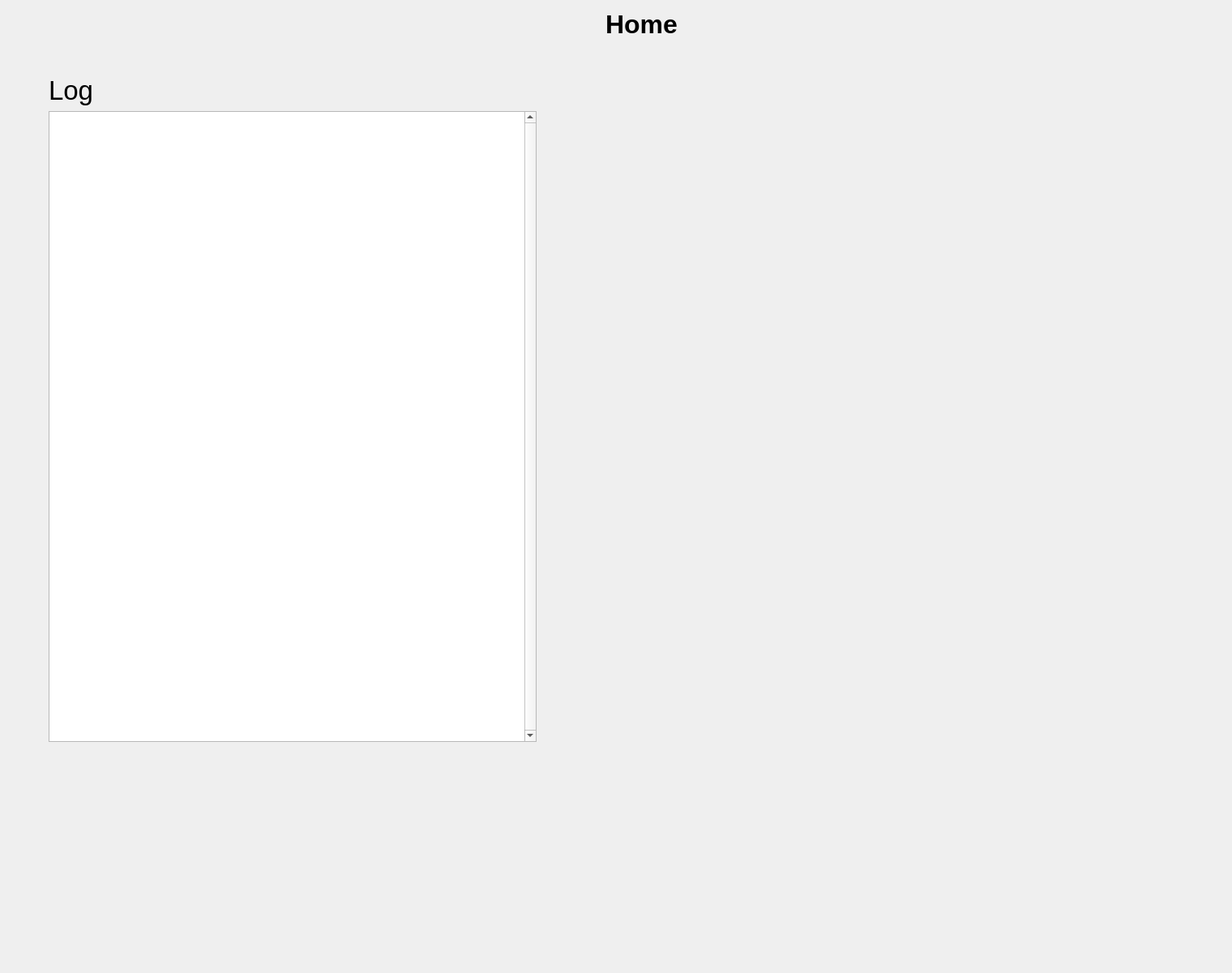
       <widget class="QWidget" name="homePage">
        <property name="minimumSize">
         <size>
          <width>1520</width>
          <height>1200</height>
         </size>
        </property>
        <property name="maximumSize">
         <size>
          <width>1520</width>
          <height>1200</height>
         </size>
        </property>
        <widget class="QWidget" name="homePageHeader" native="true">
         <property name="geometry">
          <rect>
           <x>0</x>
           <y>0</y>
           <width>1520</width>
           <height>60</height>
          </rect>
         </property>
         <property name="minimumSize">
          <size>
           <width>1520</width>
           <height>60</height>
          </size>
         </property>
         <property name="maximumSize">
          <size>
           <width>1520</width>
           <height>60</height>
          </size>
         </property>
         <layout class="QHBoxLayout" name="horizontalLayout_2">
          <item>
           <spacer name="horizontalSpacer_3">
            <property name="orientation">
             <enum>Qt::Horizontal</enum>
            </property>
            <property name="sizeHint" stdset="0">
             <size>
              <width>747</width>
              <height>20</height>
             </size>
            </property>
           </spacer>
          </item>
          <item>
           <widget class="QLabel" name="label_2">
            <property name="minimumSize">
             <size>
              <width>90</width>
              <height>40</height>
             </size>
            </property>
            <property name="maximumSize">
             <size>
              <width>90</width>
              <height>40</height>
             </size>
            </property>
            <property name="font">
             <font>
              <pointsize>24</pointsize>
              <weight>75</weight>
              <bold>true</bold>
             </font>
            </property>
            <property name="text">
             <string>Home</string>
            </property>
           </widget>
          </item>
          <item>
           <spacer name="horizontalSpacer_4">
            <property name="orientation">
             <enum>Qt::Horizontal</enum>
            </property>
            <property name="sizeHint" stdset="0">
             <size>
              <width>557</width>
              <height>20</height>
             </size>
            </property>
           </spacer>
          </item>
         </layout>
        </widget>
        <widget class="QWidget" name="homePageContent" native="true">
         <property name="geometry">
          <rect>
           <x>0</x>
           <y>60</y>
           <width>700</width>
           <height>1000</height>
          </rect>
         </property>
         <property name="sizePolicy">
          <sizepolicy hsizetype="Ignored" vsizetype="Preferred">
           <horstretch>0</horstretch>
           <verstretch>0</verstretch>
          </sizepolicy>
         </property>
         <property name="minimumSize">
          <size>
           <width>700</width>
           <height>1000</height>
          </size>
         </property>
         <property name="maximumSize">
          <size>
           <width>700</width>
           <height>1000</height>
          </size>
         </property>
         <property name="font">
          <font>
           <pointsize>25</pointsize>
          </font>
         </property>
         <widget class="QWidget" name="layoutWidget">
          <property name="geometry">
           <rect>
            <x>60</x>
            <y>31</y>
            <width>602</width>
            <height>824</height>
           </rect>
          </property>
          <layout class="QVBoxLayout" name="verticalLayout_12">
           <item>
            <widget class="QLabel" name="label_10">
             <property name="minimumSize">
              <size>
               <width>200</width>
               <height>40</height>
              </size>
             </property>
             <property name="maximumSize">
              <size>
               <width>200</width>
               <height>40</height>
              </size>
             </property>
             <property name="font">
              <font>
               <pointsize>25</pointsize>
              </font>
             </property>
             <property name="text">
              <string>Log</string>
             </property>
            </widget>
           </item>
           <item>
            <widget class="QListWidget" name="statusLog">
             <property name="maximumSize">
              <size>
               <width>16777215</width>
               <height>800</height>
              </size>
             </property>
             <property name="verticalScrollBarPolicy">
              <enum>Qt::ScrollBarAlwaysOn</enum>
             </property>
             <property name="horizontalScrollBarPolicy">
              <enum>Qt::ScrollBarAlwaysOff</enum>
             </property>
            </widget>
           </item>
          </layout>
         </widget>
        </widget>
       </widget>
